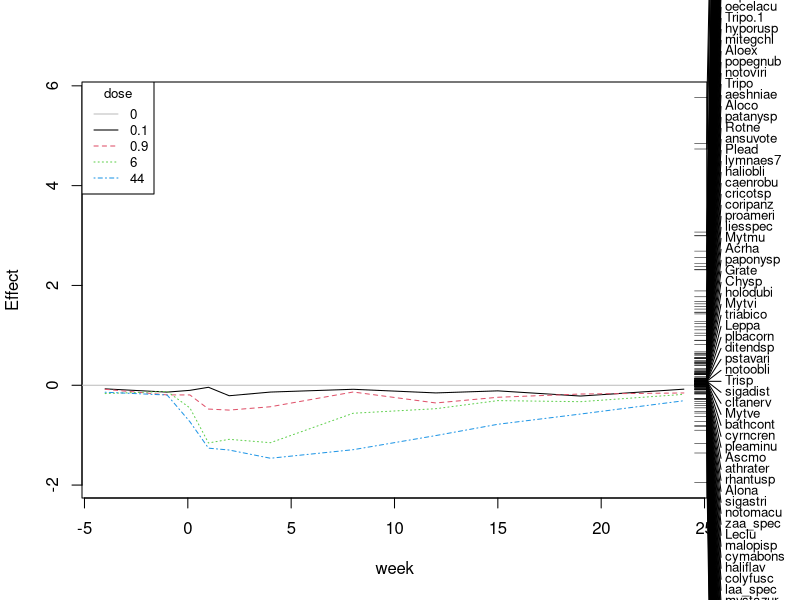
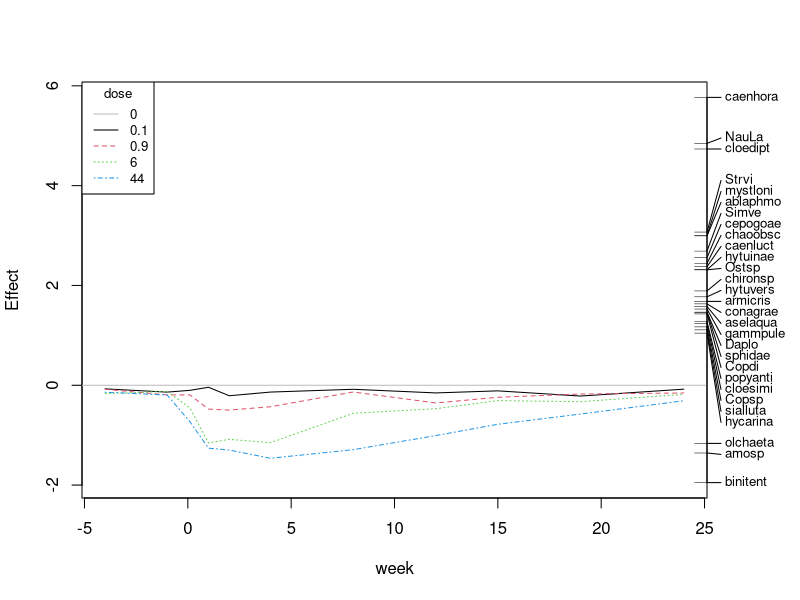

These figures' R source, in order: (Note: this script raises an error after producing the figures.)
###############################################################################
### Load data & packages
require(vegan)
data(pyrifos)
dim(pyrifos)
# 132 observations, 178 species
# data are already log-transformed
head(pyrifos[ , 1:10])


# environmental variables
ditch <- gl(12, 1, length = 132)
week <- gl(11, 12, labels = c(-4, -1, 0.1, 1, 2, 4, 8, 12,15, 19, 24))
dose <- factor(rep(c(0.1, 0, 0, 0.9, 0, 44, 6, 0.1, 44,0.9, 0, 6), 11))
pyrifos_env <- data.frame(ditch, week, dose)
str(pyrifos_env)


################################################################################
### PRC
mod_prc <- prc(pyrifos, treatment = dose, time = week)

## Numerical output
mod_prc
# 33.5% explained by treatment + treatment x time
# 21.9% explained by time



# The first RDA axis has an eigenvalue of 25.3.
mod_prc$CCA$eig[1]
#If we divide this
# eigenvalue by the sum of all eigenvalues, we get the proportion
# of explained variance which is displayed on the first axis1:
mod_prc$CCA$eig[1] / sum(mod_prc$CCA$eig) * 100

sum_mod_prc <- summary(mod_prc, scaling = 1)
sum_mod_prc
# species & site scores

## Plot
plot(mod_prc, scaling = 1)
# cluttered species scores
# display only species with |scores| > 1
plot(mod_prc, select = abs(sum_mod_prc$sp) > 1, scaling = 1)



## Significance tests
# Observations from a experimental ditch are not
# independent, since the same ditch was measured repeatedly during
# the experiment. We have to take this into account:
#   each ditch represents a time-series.
# We will permute the whole series of one ditch, keeping the temporal order.
# To setup such a permutation scheme we use the permute package,
# which is automatically loaded with vegan :
control <- how(plots = Plots(strata = ditch, type = "free"),
                within = Within(type = "none"), nperm = 99)
# This sets up our permutation scheme:
# plots   : We will permute ditches, without any restrictions.
# within  : But within one ditch there will be no permutations.
# nperm   : We request 99 permutations.

# Permutation tests using this scheme can be performed using anova:
set.seed(1234)
# Test of first eigenvalue
anova(mod_prc, permutations = control, first = TRUE)
# same as testing significance of axes
# but this take smuch longer, as all axes are tested
# anova(mod_prc, permutations = control, by = "axis")

# Test of terms
anova(mod_prc, permutations = control, by = "terms")

# Overall test
anova(mod_prc, permutations = control)



################################################################################
# We may be interested in recovery and reponses per week
# Idea is to run a RDA for every week and perform a permutation test
# for-loop computes for every week a RDA and a permutation test.
rdas <- NULL
for (i in levels(week)) {
  # subset data
  take_spec <- pyrifos[week == i, ]
  take_dose <- dose[week == i]
  # RDA
  rdas[[i]]$rda <- rda(take_spec ~ take_dose)
  # perm
  rdas[[i]]$anova <- anova(rdas[[i]]$rda, by = 'terms', permutations = 99) #99 permutations (to safe computation time)
}

str(rdas)
length(rdas)
# rdas is a big list

# we can extract the information we need by walking through the list
# here we extract the p-values from the permutation test
rdas[[1]]$
rdas[[1]]$anova
sapply(rdas, function(x) x$anova[1, 4])

# Note these results differ from
# Van den Brink, P. J. & Braak, C. J. F. . Principal response curves: Analysis of time-dependent multivariate responses of biological community to stress. Environmental Toxicology and Chemistry 18, 138–148 (1999).
# They used a regession like analysis (dose a continuous variable),
# we used a anova like analysis (dose a categorical )

# A package with some convenience function is currently in preparation!


#################################################################################
# NOEC
# Besides the overall significance of treatment, we can also look which treatments
# differ from control in order to get a no-observed-effect Concentration (NOEC) [=the concentration below the lowest significant concentration].
# Testing by permutations fails here, because there are not enough unique permutations
# (we have only 2 treated and 4 controls per sampling date). T

# One sultion is to break it down to a univariate problem.
# A PCA is performed and scores on first axis are compared using univariate techniques
# Therefore they applied a Williams Test [1] on the first principle component of a PCA on each sampling date.

df <- data.frame(dose = dose, week = week)
# package for multiple comparisons
require(multcomp)
out <- NULL

# loop through time, compute PCA, extract scores and do Dunnett-Test
for (i in levels(week)) {
  # PCA
  take_spec <- pyrifos[week == i, ]
  pca <- rda(take_spec)
  # scores of first principal component
  pca_scores <- scores(pca, display = "sites", choices = 1, scaling = 1)
  mod_aov <- aov(pca_scores ~ dose, data = df[week == i, ])
  out[[i]] <- summary(glht(mod_aov,
                                 alternative = "t",
                                 linfct = mcp(dose = "Dunnett")))
}
# extract p-values
result <- lapply(out, function(x) data.frame(pval = x$test$pvalues, sig = x$test$pvalues < 0.05))
# shows the results of Dunnett-Test on PCA-scores for week 1:
result[["1"]]
result[["0.1"]]

## Usually a Trend-test is performed (Williams test) - change mcp(dose = "Dunnett")
# to mcp(dose = "Williams ") for Williams type contrasts.
